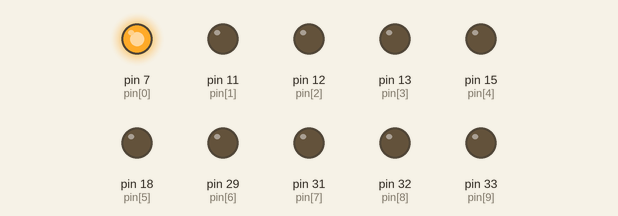
A program run on a simulated Raspberry Pi (header pin numbers). On the bench: output pins drawn as LEDs (lit = HIGH).

Above: at 0.05 s.
At 0.65 s:
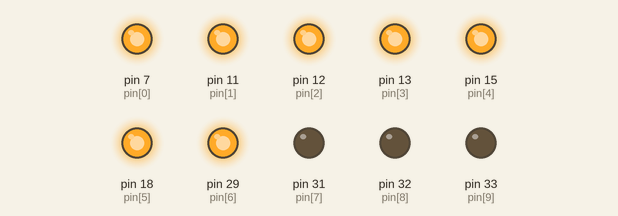
At 1.15 s:
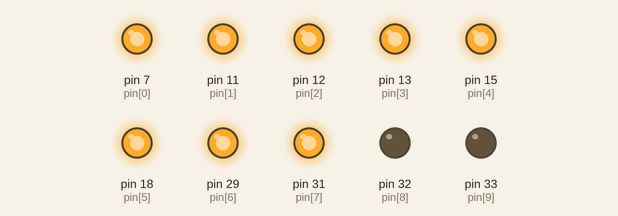
At 2.25 s:
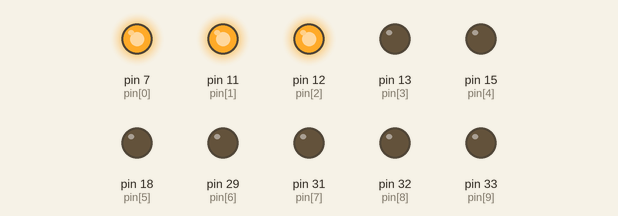
At 3.35 s:
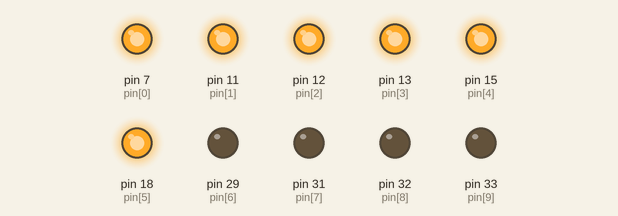
At 4.45 s:
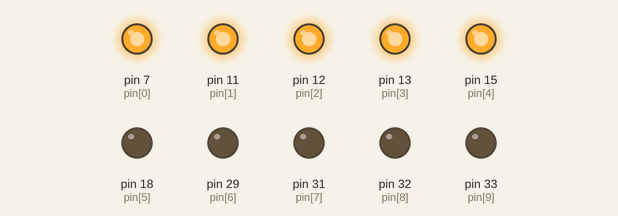
Timing chart, 0 to 4.8 s (numbered marks = the images above):
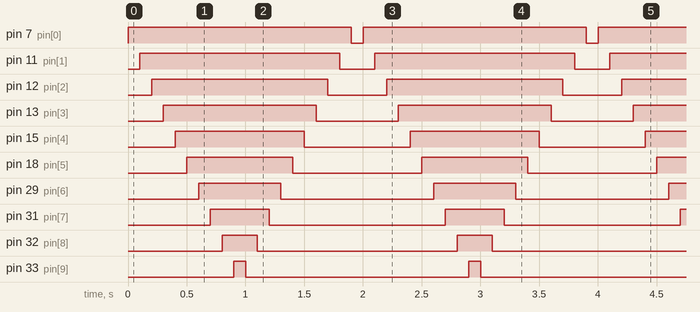

The program:

snakeLED.py
```python
#-*- coding: utf-8 -*-
'''
    raspberry ==> 시스템최신기술, LED 10개를 연쇄적으로 불이 들어왔다 꺼지게 하는 코드
'''
import RPi.GPIO as GPIO
import time

# 핀들의 목록을 생성합니다.
pin=[7,11,12,13,15,18,29,31,32,33]

# BOARD를 초기화하고 16번 핀을 풀다운 인풋으로 설정합니다.
GPIO.setmode(GPIO.BOARD)
GPIO.setup(16, GPIO.IN, pull_up_down=GPIO.PUD_DOWN)
GPIO.setwarnings(False)

# setup : 핀들의 초기화를 하는 함수
def setup(p):
    GPIO.setup(pin[p], GPIO.OUT)

# out : 핀들의 HIGH, LOW 값을 변경해주는 함수
def out(p, v):
    GPIO.output(pin[i], v)

for i in range(0, len(pin)):
    setup(i)

for i in range(0, len(pin)):
    out(i, 0)

while True:
    # 0.1초를 주기로 핀들이 순서대로 켜졌다가 순서대로 꺼지는 것을 반복합니다
    for i in range(0, len(pin)):
        out(i, 1);
        time.sleep(0.1)

    for i in range(len(pin)-1, -1, -1):
        out(i, 0);
        time.sleep(0.1)
```

Measured:
- by itself, pin 7 (pin[0]): alternates HIGH for 1.9 s and LOW for 0.10 s
- by itself, pin 11 (pin[1]): alternates HIGH for 1.7 s and LOW for 0.30 s
- by itself, pin 12 (pin[2]): alternates HIGH for 1.5 s and LOW for 0.50 s
- by itself, pin 13 (pin[3]): alternates HIGH for 1.3 s and LOW for 0.70 s
- by itself, pin 15 (pin[4]): alternates HIGH for 1.1 s and LOW for 0.90 s
- by itself, pin 18 (pin[5]): alternates HIGH for 0.90 s and LOW for 1.1 s
- by itself, pin 29 (pin[6]): alternates HIGH for 0.70 s and LOW for 1.3 s
- by itself, pin 31 (pin[7]): alternates HIGH for 0.50 s and LOW for 1.5 s
